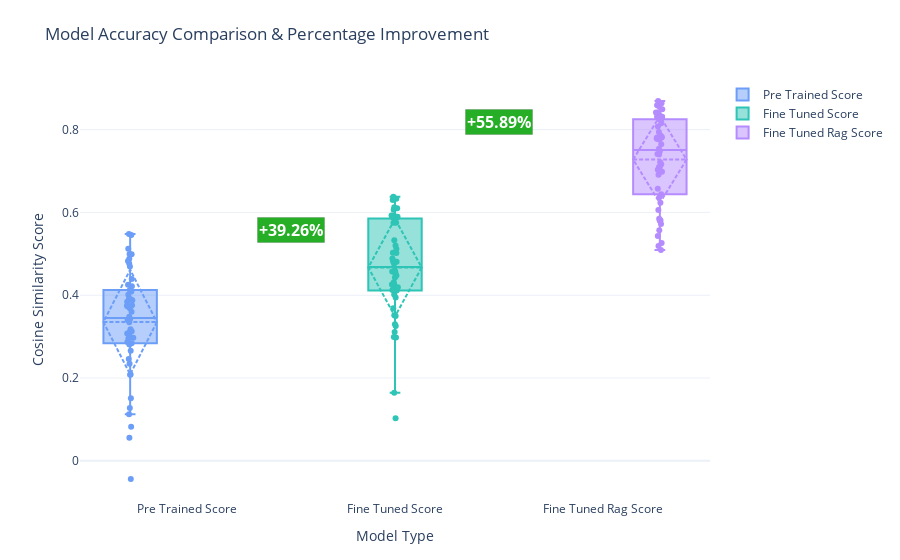

Here is the notebook cell this chart was saved with:
### Code cell
import numpy as np
slice_idx = slice(200, 250)

# Compute means and basic stats
means = [data[col][slice_idx].mean() for col in ploting_column]
ymin = min([data[col][slice_idx].min() for col in ploting_column])
ymax = max([data[col][slice_idx].max() for col in ploting_column])
yrange = ymax - ymin if ymax > ymin else 1e-6

# Percent improvements between adjacent models
improvements = []
for i in range(len(means)-1):
    prev, curr = means[i], means[i+1]
    if prev == 0:
        pct = np.nan
    else:
        pct = ((curr - prev) / prev) * 100
    improvements.append(pct)

fig = go.Figure()

colors = ['#6C9EF8', '#2EC4B6', '#B58CFF']
for col, color in zip(ploting_column, colors):
    fig.add_trace(
        go.Box(
            y=data[col][slice_idx],
            name=col.replace('_', ' ').title(),
            boxmean='sd',
            marker_color=color,
            boxpoints='all',
            jitter=0.15,        # tighter spread
            pointpos=0,         # points centered on box
            whiskerwidth=0.2
        )
    )

# Add annotations between boxes using numeric x positions (0,1,2,...)
for i, pct in enumerate(improvements):
    # midpoint x (numeric) between box i and i+1
    mid_x = i + 0.5

    # y position: place label above the higher of the two means with a dynamic offset
    top_y = max(means[i], means[i+1])
    label_y = top_y + 0.10 * yrange  # 10% above the top mean

    # choose color based on increase/decrease
    if np.isnan(pct):
        txt = "N/A"
        txt_color = "black"
        bgcol = "rgba(200,200,200,0.3)"
    else:
        sign = "+" if pct >= 0 else ""
        txt = f"{sign}{pct:.2f}%"
        txt_color = "white"
        bgcol = "rgba(0,160,0,0.85)" if pct >= 0 else "rgba(220,20,60,0.85)"

    # Arrow target: point to the midpoint at the average of the two means
    arrow_y = (means[i] + means[i+1]) / 2

    fig.add_annotation(
        x=mid_x,
        y=label_y,
        xref='x',
        yref='y',
        text=f"<b>{txt}</b>",
        showarrow=True,
        arrowhead=2,
        ax=0,
        ay= - (0.08 * yrange),   # a short arrow downwards from the label
        font=dict(color=txt_color, size=16),
        align='center',
        bordercolor='rgba(0,0,0,0.15)',
        borderwidth=1,
        bgcolor=bgcol,
        opacity=1
    )

fig.update_layout(
    title="Model Accuracy Comparison & Percentage Improvement",
    xaxis_title="Model Type",
    yaxis_title="Cosine Similarity Score",
    boxmode='group',
    boxgap=0.18,
    boxgroupgap=0.06,
    template='plotly_white',
    margin=dict(l=80, r=40, t=80, b=60)
)

fig.show()

### Figure 1 — Plotly figure (JSON) as saved in the notebook; plotly's stock layout.template omitted (floating-point values rounded to 4 significant figures)
{"data": [{"boxmean": "sd", "boxpoints": "all", "jitter": 0.15, "marker": {"color": "#6C9EF8"}, "name": "Pre Trained Score", "pointpos": 0, "type": "box", "whiskerwidth": 0.2, "y": [0.3757, 0.1275, 0.208, 0.3054, 0.1126, 0.3076, 0.3725, 0.2661, 0.3877, 0.246, 0.4696, 0.4014, 0.3929, 0.4395, 0.335, 0.08241, 0.3603, -0.04383, 0.3478, 0.2088, 0.309, 0.4214, 0.4089, 0.284, 0.4828, 0.4255, 0.2347, 0.5476, 0.2808, 0.3425, 0.4763, 0.499, 0.4129, 0.5457, 0.3843, 0.3179, 0.05572, 0.3685, 0.151, 0.3111, 0.4879, 0.2953, 0.3744, 0.3897, 0.2871, 0.3132, 0.5123, 0.4993, 0.3407, 0.2974]}, {"boxmean": "sd", "boxpoints": "all", "jitter": 0.15, "marker": {"color": "#2EC4B6"}, "name": "Fine Tuned Score", "pointpos": 0, "type": "box", "whiskerwidth": 0.2, "y": [0.5752, 0.3299, 0.3114, 0.4475, 0.2978, 0.4572, 0.5882, 0.46, 0.5896, 0.3497, 0.6098, 0.4312, 0.5927, 0.5749, 0.5025, 0.326, 0.5852, 0.1031, 0.4884, 0.4558, 0.4251, 0.5907, 0.5328, 0.5117, 0.4126, 0.6377, 0.3519, 0.4556, 0.3945, 0.5201, 0.6298, 0.633, 0.3687, 0.4017, 0.5922, 0.4815, 0.1645, 0.6067, 0.2991, 0.5017, 0.6126, 0.4256, 0.4815, 0.5876, 0.4195, 0.4809, 0.4117, 0.4137, 0.4762, 0.4431]}, {"boxmean": "sd", "boxpoints": "all", "jitter": 0.15, "marker": {"color": "#B58CFF"}, "name": "Fine Tuned Rag Score", "pointpos": 0, "type": "box", "whiskerwidth": 0.2, "y": [0.7213, 0.5431, 0.5718, 0.6058, 0.7161, 0.8591, 0.7645, 0.636, 0.8252, 0.5188, 0.7808, 0.8308, 0.7476, 0.7097, 0.6571, 0.5814, 0.7943, 0.5848, 0.6442, 0.7022, 0.6908, 0.7811, 0.7401, 0.7099, 0.8341, 0.8567, 0.5093, 0.8635, 0.7857, 0.7787, 0.8493, 0.8387, 0.8691, 0.842, 0.754, 0.6234, 0.5261, 0.7413, 0.557, 0.8411, 0.8309, 0.8288, 0.7029, 0.7775, 0.5797, 0.7821, 0.7761, 0.8076, 0.6982, 0.8156]}], "layout": {"annotations": [{"align": "center", "arrowhead": 2, "ax": 0, "ay": -0.07303, "bgcolor": "rgba(0,160,0,0.85)", "bordercolor": "rgba(0,0,0,0.15)", "borderwidth": 1, "font": {"color": "white", "size": 16}, "opacity": 1, "showarrow": true, "text": "<b>+39.26%</b>", "x": 0.5, "xref": "x", "y": 0.5581, "yref": "y"}, {"align": "center", "arrowhead": 2, "ax": 0, "ay": -0.07303, "bgcolor": "rgba(0,160,0,0.85)", "bordercolor": "rgba(0,0,0,0.15)", "borderwidth": 1, "font": {"color": "white", "size": 16}, "opacity": 1, "showarrow": true, "text": "<b>+55.89%</b>", "x": 1.5, "xref": "x", "y": 0.819, "yref": "y"}], "boxgap": 0.18, "boxgroupgap": 0.06, "boxmode": "group", "margin": {"b": 60, "l": 80, "r": 40, "t": 80}, "title": {"text": "Model Accuracy Comparison & Percentage Improvement"}, "xaxis": {"title": {"text": "Model Type"}}, "yaxis": {"title": {"text": "Cosine Similarity Score"}}}}
